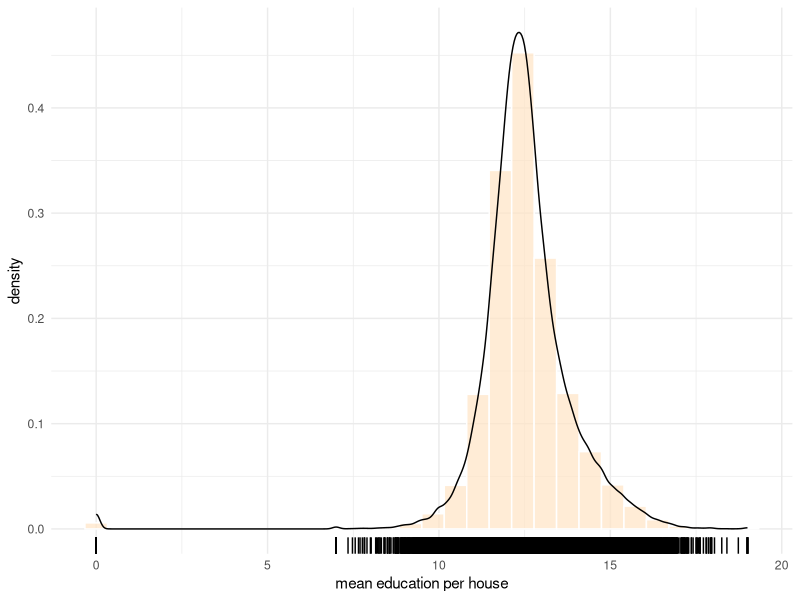

This chart was generated by the following R code: (Note: this script raises an error after producing the figure.)
################################# 
### data_binning.R
### Data Binning and Plotting in R
### https://www.jdatalab.com/data_science_and_data_mining/2017/01/30/data-binning-plot.html

library(tidyverse)

data <- read_delim(file = "zipIncome.csv", delim = ',')
v <- data %>% select(MeanEducation,MeanHouseholdIncome) #pick the variable 
v

summary(v)

ggplot(data = v, mapping = aes(x = MeanEducation)) +
  geom_histogram(aes(y = ..density..), fill = "bisque", color = "white", alpha = 0.7) +
  geom_density() +
  geom_rug() + 
  labs(x = 'mean education per house') +
  theme_minimal()
  #theme_bw()

# set up cut-off values 
breaks <- c(0,2,4,6,8,10,12,14,16,18,20)

# specify interval/bin labels
tags <- c("[0-2)","[2-4)", "[4-6)", "[6-8)", "[8-10)", "[10-12)","[12-14)", "[14-16)","[16-18)", "[18-20)")

# bucketing values into bins
group_tags <- cut(v$MeanEducation, 
                  breaks=breaks, 
                  include.lowest=TRUE, 
                  right=FALSE, 
                  labels=tags)
# inspect bins
summary(group_tags)

# make unordered factor into ordered factor
education_groups <- factor(group_tags, 
                           levels = labels,
                           ordered = TRUE)

ggplot(data = as_tibble(group_tags), mapping = aes(x=value)) + 
  geom_bar(fill="bisque",color="white",alpha=0.7) + 
  stat_count(geom="text", aes(label=sprintf("%.4f",..count../length(group_tags))), vjust=-0.5) +
  labs(x='mean education per house') +
  theme_minimal() 

## Second plot of income by education
v <- data %>% select(MeanEducation,MeanHouseholdIncome) #pick the variable 
vgroup <- as_tibble(v) %>% 
  mutate(tag = case_when(
    MeanEducation < 2 ~ tags[1],
    MeanEducation >= 2 & MeanEducation < 4 ~ tags[2],
    MeanEducation >= 4 & MeanEducation < 6 ~ tags[3],
    MeanEducation >= 6 & MeanEducation < 8 ~ tags[4],
    MeanEducation >= 8 & MeanEducation < 10 ~ tags[5],
    MeanEducation >= 10 & MeanEducation < 12 ~ tags[6],
    MeanEducation >= 12 & MeanEducation < 14 ~ tags[7],
    MeanEducation >= 14 & MeanEducation < 16 ~ tags[8],
    MeanEducation >= 16 & MeanEducation < 18 ~ tags[9],
    MeanEducation >= 18 & MeanEducation < 20 ~ tags[10]
  ))
summary(vgroup)

vgroup$tag <- factor(vgroup$tag,
                     levels = tags,
                     ordered = FALSE)
summary(vgroup$tag)

ggplot(data = vgroup, mapping = aes(x=tag,y=log10(MeanHouseholdIncome))) + 
  geom_jitter(aes(color='blue'),alpha=0.2) +
  geom_boxplot(fill="bisque",color="black",alpha=0.3) + 
  labs(x='mean education per house') +
  guides(color=FALSE) +
  theme_minimal() 
